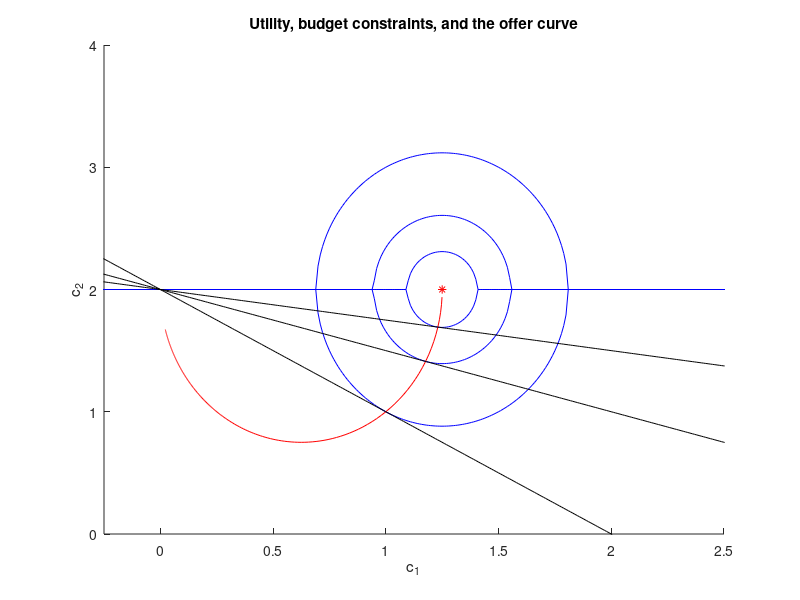
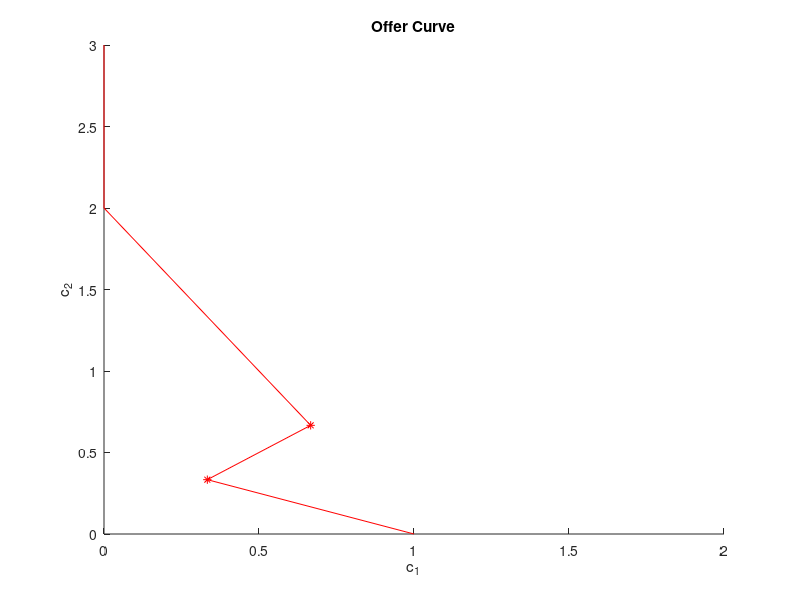
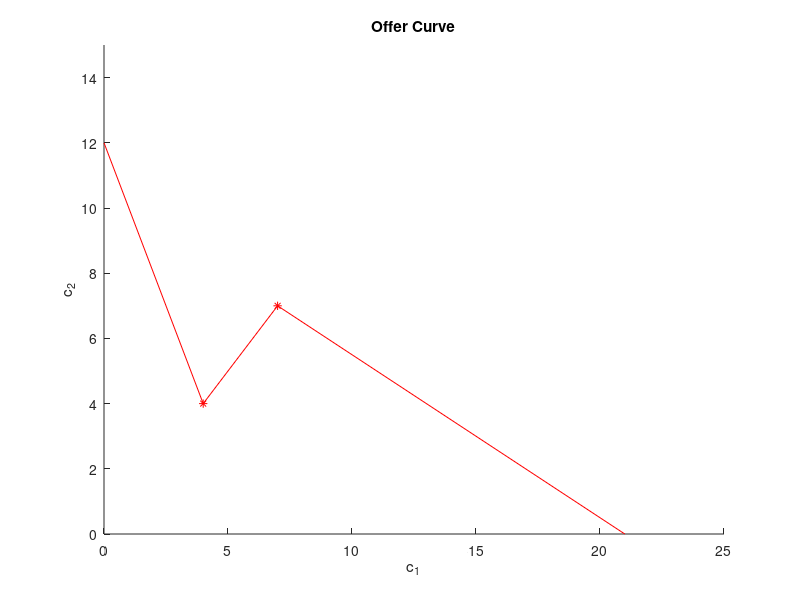

Write the MATLAB code that produced these figures, in order.
clear;
clc;

cd 'C:\Users\19195\OneDrive\Documents\University of Wisconsin\First Year\Fall Classes\Econ 712\Problem Sets\PS3'

% Written by Sarah Bass

%%%%%%%%%%%%Part A%%%%%%%%%%%%

%Creating a matrix with p1/p2, and corresponding c1, c2, and U
A = zeros(4,300);
%p1/p2:
A(1,:) = 0.05:0.05:15;
%c1:
for i = 1:300
    A(2,i) = 10/(8 + 2*(A(1,i)^2));
end
%c2:
for i = 1:300
    A(3,i) = 2 - A(1,i)*A(2,i);
end
%U_p:
for i = 1:300
    A(4,i) = 10*A(2,i) - 4*A(2,i)^2 + 4*A(3,i)- A(3,i)^2;
end

c_1 = -sqrt(41/16) + (5/4):0.01:sqrt(41/16) + (5/4);
c_2 = zeros(6,321);
a=1;
for i = [10.1538461538462 9.88235294117647 9]
    c_2(a,:) = sqrt((41/4) - i - 4*(c_1-(5/4)).^2) +2; %top of ellipse
    a=a+1;
    c_2(a,:) = -sqrt((41/4) - i - 4*(c_1-(5/4)).^2) +2; %bottom of ellipse
    a=a+1;
end

%Creating lines for our budget constraints
bc_1= -0.25*c_1 + 2;
bc_2= -0.5*c_1 + 2;
bc_3= -1*c_1 + 2;

%Plotting figure
figure
hold on;
for i = 1:6
   plot (c_1,c_2(i,:),'b');
end
plot (A(2,:), A(3,:), 'r');
plot (c_1,bc_1,'k');
plot (c_1,bc_2,'k');
plot (c_1,bc_3,'k');
plot (5/4,2,'r*');
axis([-0.25 2.5 0 4])
xlabel('c_1')
ylabel('c_2')
title('Utility, budget constraints, and the offer curve')
saveas(gcf,'Question2_A.png')

%%%%%%%%%%%%Part B%%%%%%%%%%%%

%Creating line segments
c1_0 = [0 0];
c2_0 = [2 3];
c1_a = [0 2/3];
c2_a = [2 2/3];
c1_b = [2/3 1/3];
c2_b = [2/3 1/3];
c1_c = [1/3 1];
c2_c = [1/3 0];

%Plotting figure
figure
hold on;
plot (c1_0,c2_0,'r');
plot (c1_a,c2_a,'r');
plot (c1_b,c2_b,'r');
plot (c1_c,c2_c,'r');
plot (1/3,1/3,'r*');
plot (2/3,2/3,'r*');
axis([0 2 0 3])
xlabel('c_1')
ylabel('c_2')
title('Offer Curve')
saveas(gcf,'Question2_B.png')

%%%%%%%%%%%%Part B%%%%%%%%%%%%

%Creating line segments
c1_a = [0 4];
c2_a = [12 4];
c1_b = [4 7];
c2_b = [4 7];
c1_c = [7 21];
c2_c = [7 0];

%Plotting figure
figure
hold on;
plot (c1_a,c2_a,'r');
plot (c1_b,c2_b,'r');
plot (c1_c,c2_c,'r');
plot (4,4,'r*');
plot (7,7,'r*');
axis([0 25 0 15])
xlabel('c_1')
ylabel('c_2')
title('Offer Curve')
saveas(gcf,'Question2_C.png')